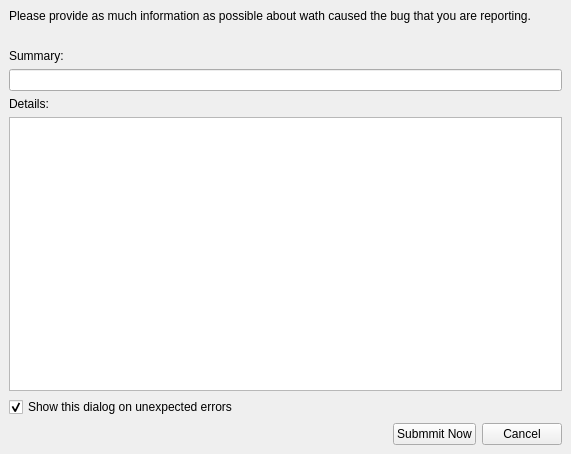
<?xml version="1.0" encoding="UTF-8"?>
<ui version="4.0">
 <class>MainWindow</class>
 <widget class="QMainWindow" name="MainWindow">
  <property name="geometry">
   <rect>
    <x>0</x>
    <y>0</y>
    <width>571</width>
    <height>454</height>
   </rect>
  </property>
  <property name="windowTitle">
   <string>MainWindow</string>
  </property>
  <widget class="QWidget" name="centralwidget">
   <layout class="QGridLayout" name="gridLayout">
    <item row="2" column="0">
     <layout class="QVBoxLayout" name="verticalLayout">
      <item>
       <widget class="QLabel" name="label_2">
        <property name="text">
         <string>Summary:</string>
        </property>
       </widget>
      </item>
      <item>
       <widget class="QLineEdit" name="lineEdit"/>
      </item>
     </layout>
    </item>
    <item row="5" column="0">
     <layout class="QHBoxLayout" name="horizontalLayout">
      <item>
       <spacer name="horizontalSpacer">
        <property name="orientation">
         <enum>Qt::Horizontal</enum>
        </property>
        <property name="sizeHint" stdset="0">
         <size>
          <width>40</width>
          <height>20</height>
         </size>
        </property>
       </spacer>
      </item>
      <item>
       <widget class="QPushButton" name="pushButton">
        <property name="text">
         <string>Submmit Now</string>
        </property>
       </widget>
      </item>
      <item>
       <widget class="QPushButton" name="pushButton_2">
        <property name="text">
         <string>Cancel</string>
        </property>
       </widget>
      </item>
     </layout>
    </item>
    <item row="0" column="0">
     <widget class="QLabel" name="label">
      <property name="text">
       <string>Please provide as much information as possible about wath caused the bug that you are reporting.</string>
      </property>
     </widget>
    </item>
    <item row="4" column="0">
     <widget class="QCheckBox" name="checkBox">
      <property name="text">
       <string>Show this dialog on unexpected errors</string>
      </property>
      <property name="checked">
       <bool>true</bool>
      </property>
     </widget>
    </item>
    <item row="3" column="0">
     <layout class="QVBoxLayout" name="verticalLayout_2">
      <item>
       <widget class="QLabel" name="label_3">
        <property name="text">
         <string>Details:</string>
        </property>
       </widget>
      </item>
      <item>
       <widget class="QPlainTextEdit" name="plainTextEdit"/>
      </item>
     </layout>
    </item>
    <item row="1" column="0">
     <spacer name="verticalSpacer">
      <property name="orientation">
       <enum>Qt::Vertical</enum>
      </property>
      <property name="sizeType">
       <enum>QSizePolicy::Fixed</enum>
      </property>
      <property name="sizeHint" stdset="0">
       <size>
        <width>20</width>
        <height>20</height>
       </size>
      </property>
     </spacer>
    </item>
   </layout>
  </widget>
 </widget>
 <resources/>
 <connections/>
</ui>
